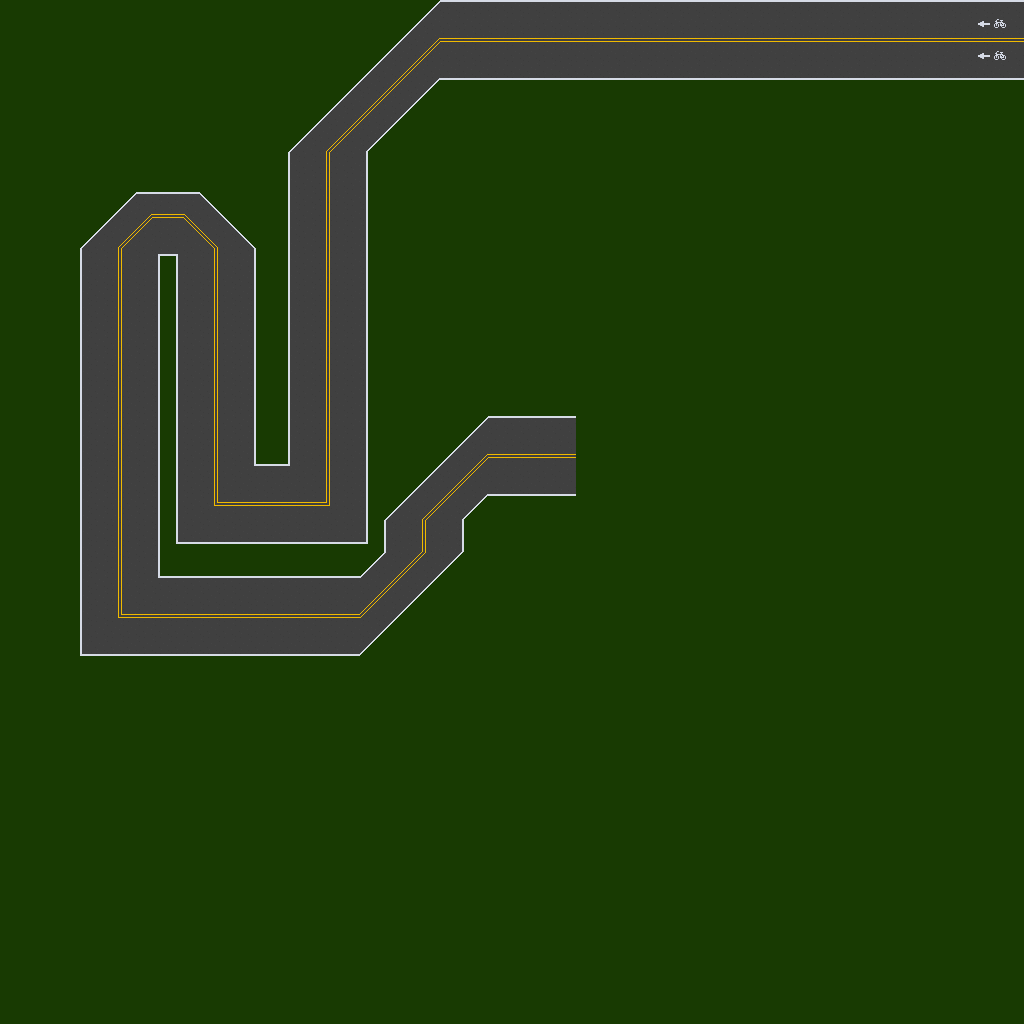

A 2D game scene composited from a Tiled map and its tileset images. What follows is a short description and the map's XML, with each tile layer's data collapsed to a summary:
An orthogonal 64x64 tile map with 16x16 px tiles, 1 tile layer (map).

<map version="1.0" orientation="orthogonal" renderorder="right-down" width="64" height="64" tilewidth="16" tileheight="16" backgroundcolor="#183a02" nextobjectid="6">
 <tileset firstgid="1" name="roads" tilewidth="16" tileheight="16" spacing="1" tilecount="121" columns="11">
  <image source="roads.png" width="186" height="186" />
 </tileset>
 <layer name="map" width="64" height="64">
  <data>[4096 cells, 773 non-empty, 45 distinct tile ids]</data>
 </layer>
 <objectgroup name="tracks" />
</map>